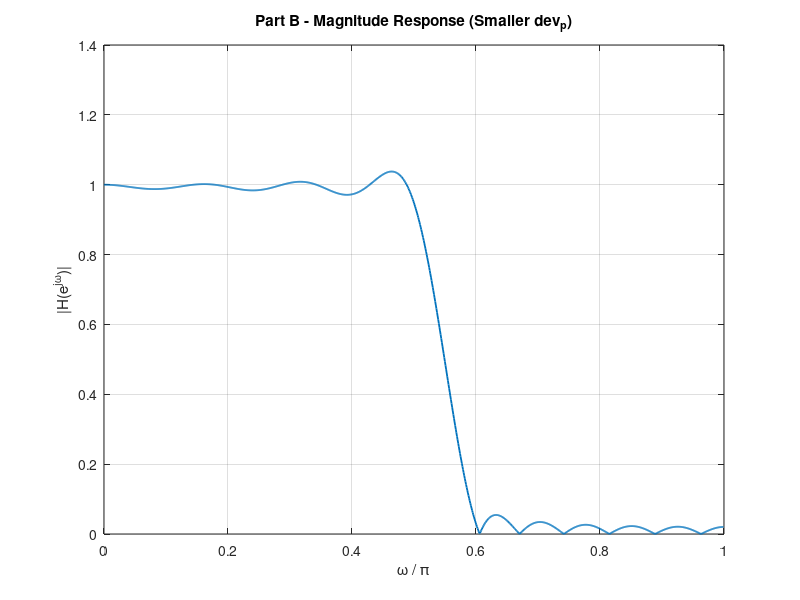
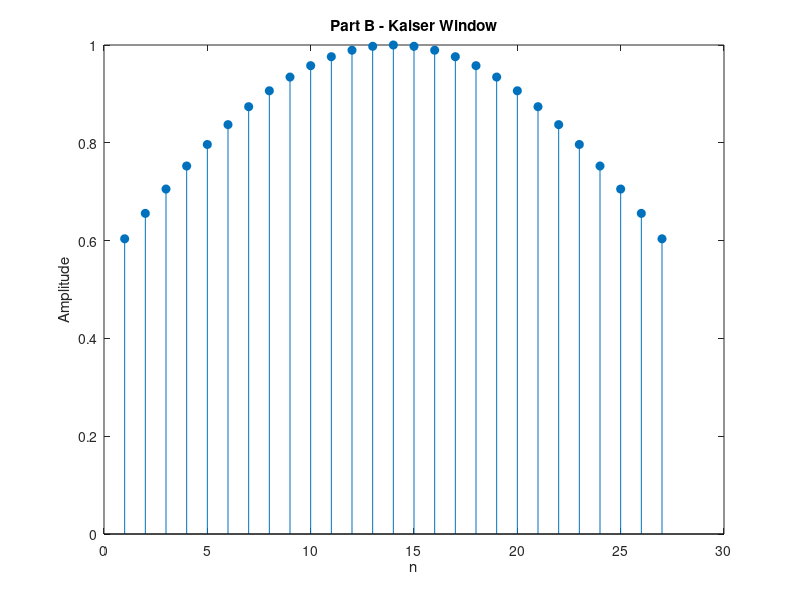

These figures' MATLAB source, in order:
%% Experiential DSP Exercise 07 - Part B
% Reduced passband tolerance (EC516)
clc; clear; close all;

fp = 0.5;
fs = 0.6;
dev_p = 0.05;            % Smaller passband ripple
dev_s = 0.05;

f_edges = [fp, fs];
mags = [1, 0];
devs = [dev_p, dev_s];

[n, Wn, beta, ftype] = kaiserord(f_edges, mags, devs);
fprintf('--- Part B ---\n');
fprintf('Estimated filter order n = %d\n', n);
fprintf('Beta = %.3f\n', beta);

b = fir1(n, Wn, kaiser(n + 1, beta));
fprintf('Length of impulse response = %d\n', length(b));

[h, w_rad] = freqz(b, 1, 1024);
magnitude_response = abs(h);

% Plot magnitude response
figure;
plot(w_rad/pi, magnitude_response, 'LineWidth', 1.3);
grid on;
xlabel('\omega / \pi'); ylabel('|H(e^{j\omega})|');
title('Part B - Magnitude Response (Smaller dev_p)');

% Plot Kaiser window
k_window = kaiser(n + 1, beta);
figure;
stem(k_window, 'filled');
title('Part B - Kaiser Window');
xlabel('n'); ylabel('Amplitude');
